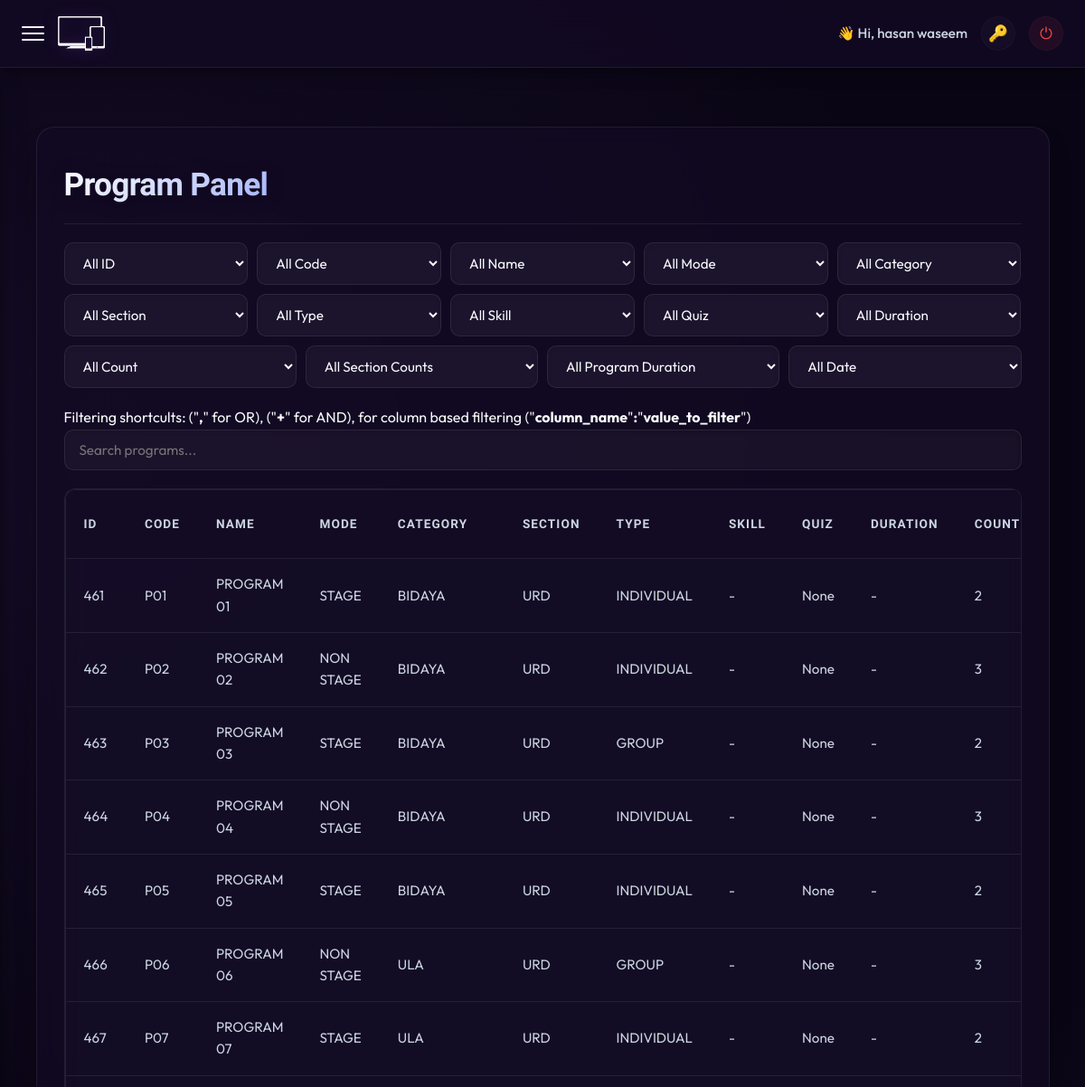
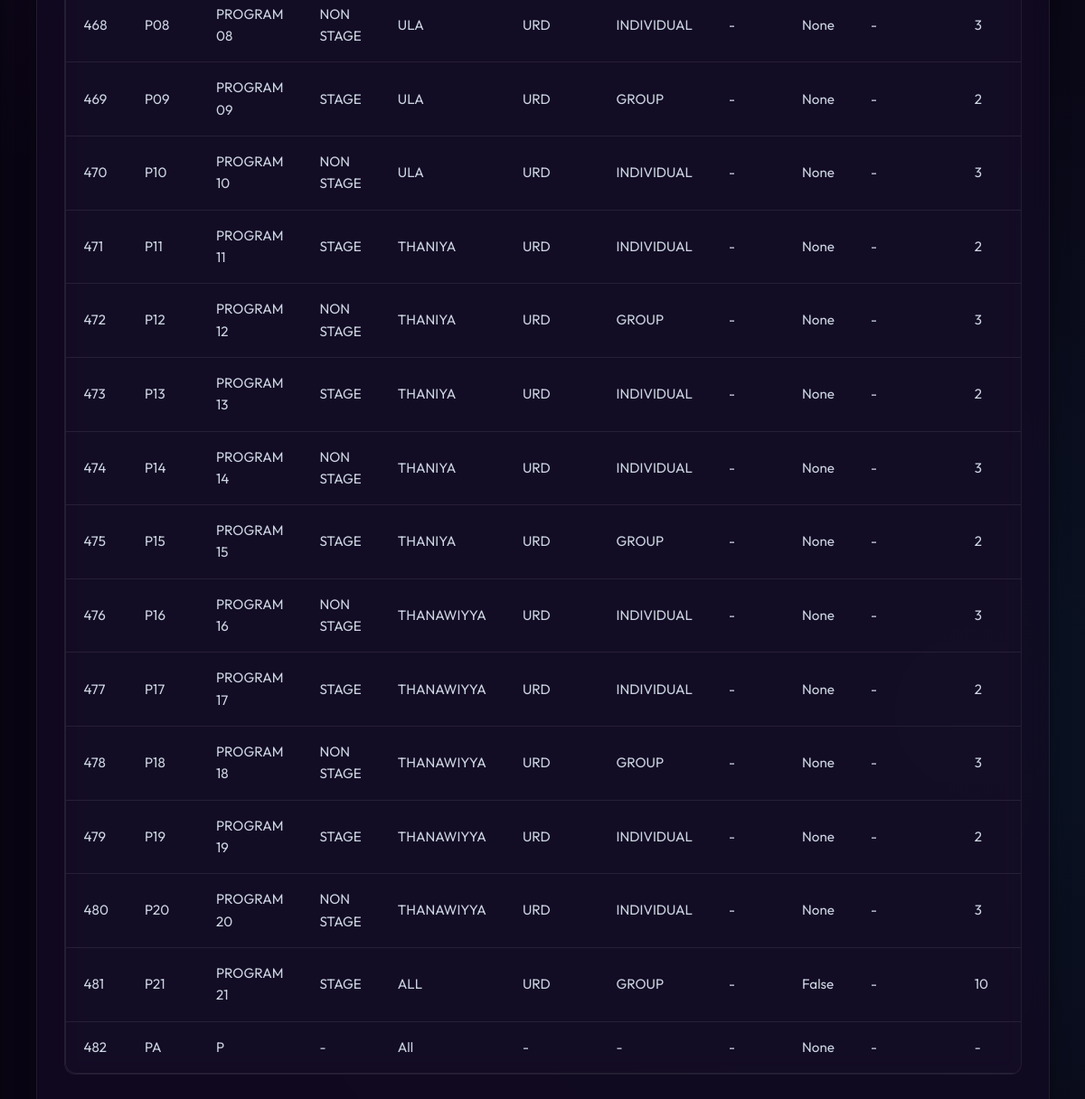
The app's page /program/ (signed in) with its own data (2 pictures, top to bottom).
### controller/models.py (models this page shows, shortened)
class Program(models.Model):
    code = models.CharField(max_length=10, null=True, blank=True)
    name = models.CharField(max_length=100, null=True, blank=True)
    mode = models.CharField(max_length=10, null=True, blank=True)
    category = models.CharField(max_length=20, null=True, blank=True)
    section = models.CharField(max_length=10, null=True, blank=True)
    type = models.CharField(max_length=10, null=True, blank=True)
    skill = models.CharField(max_length=100, null=True, blank=True)
    program_duration = models.CharField(max_length=2, null=True, blank=True)
    event_duration = models.CharField(max_length=3, null=True, blank=True)
    count = models.CharField(max_length=3, null=True)
    group_count = models.IntegerField(null=True)
    is_quiz = models.BooleanField(null=True, blank=True)
    date = models.DateField(null=True, blank=True)
    language = models.CharField(max_length=20, null=True, blank=True)
    is_multilingual = models.BooleanField(default=False)
    start_time = models.TimeField(null=True, blank=True)
    end_time = models.TimeField(null=True, blank=True)
    min_participants = models.IntegerField(default=1, null=True, blank=True)
    max_participants = models.IntegerField(default=1, null=True, blank=True)
    max_entries_per_house = models.IntegerField(null=True, blank=True, help_text="Max participants/teams a single house can send to this program")

### controller/views.py (the view)
# urls.py: path('program/',views.program,name='program'),
@login_required
def program(request):
    programs = Program.objects.all()
    form = ProgramForm()
    sections = SystemSetting.objects.filter(setting_type='OTHER', key='section').values_list('value', flat=True).distinct()
    variables = {
        'program': programs,
        'form': form,
        'sections_list': sorted(list(sections))
    }
    return render(request, 'program.html', variables)

### controller/context_processors.py (called while the page is built)
def user_groups(request):
    if request.user.is_authenticated:
        return {
            'groups': list(request.user.groups.values_list('name', flat=True))
        }
    return {'groups': []}

### controller/templates/program.html (shortened to what this page needs)
{% extends 'dashboard.html' %}
{% load static %}
{% block content %}
<div class="control_panel">
  <div style="display: flex; justify-content: space-between; align-items: center; margin-bottom: 20px; flex-wrap: wrap; gap: 15px; border-bottom: 1px solid var(--glass-border); padding-bottom: 15px;">
    <h1 style="margin: 0; font-family: var(--font-display); font-weight: 800; font-size: 2.2rem; background: linear-gradient(135deg, #fff 0%, #a5b4fc 100%); -webkit-background-clip: text; -webkit-text-fill-color: transparent;">Program Panel</h1>
  </div>
  <div id="filters"></div>
  <p>Filtering shortcults: ("<strong>,</strong>" for OR), ("<strong>+</strong>" for AND), for column based filtering
    ("<strong>column_name</strong>"<strong>:</strong>"<strong>value_to_filter</strong>")</p>
  <input type="text" id="searchInput" onkeyup="filterTable()" placeholder="Search programs..." />
  <div
    style="max-height: calc(100vh - 350px); overflow: auto; width: 100%; border-radius: 12px; border: 1px solid var(--glass-border); margin: 20px 0; background: rgba(19, 10, 36, 0.4); backdrop-filter: blur(10px);">
    <table class="styled-table" id="programTable" style="margin: 0; min-width: 1200px; width: 100%;">
      <thead>
        <tr>
          <th>ID</th>
          <th>Code</th>
          <th>Name</th>
          <th>Mode</th>
          <th>Category</th>
          <th>Section</th>
          <th>Type</th>
          <th>Skill</th>
          <th>Quiz</th>
          <th>Duration</th>
          <th>Count</th>
        </tr>
      </thead>
      <tbody>
        {% for program in program %}
        <tr data-mode="{{ program.mode }}" data-category="{{ program.category }}" data-section="{{ program.section }}"
          data-type="{{ program.type }}">
          <td>{{program.id}}</td>
          <td>{{program.code|default:"-"}}</td>
          <td>{{program.name|default:"-"}}</td>
          <td>{{program.mode|default:"-"}}</td>
          <td>{{program.category|default:"-"}}</td>
          <td>{{program.section|default:"-"}}</td>
          <td>{{program.type|default:"-"}}</td>
          <td>{{program.skill|default:"-"}}</td>
          <td>{{program.is_quiz}}</td>
          <td>{{program.event_duration|default:"-"}}</td>
          <td>{{program.count|default:"-"}}</td>
        </tr>
        {% endfor %}
      </tbody>
    </table>
  </div>
</div>
{% endblock %}

### controller/templates/dashboard.html (shortened to what this page needs)
{% load static %}
<!DOCTYPE html>
<html lang="en">
<head>
</head>
<link rel="stylesheet" href="{% static 'style/styles.css' %}">
<body>
    <nav>
        <div class="nav-container">
            <div style="display: flex; align-items: center; gap: 15px;">
                <div class="nav-toggle" id="sidebar-toggle">
                    <span></span>
                    <span></span>
                    <span></span>
                </div>
                <div class="nav-logo">
                    <img src="{% static 'images/white.png' %}" alt="">
                </div>
            </div>
            <div class="nav-user-actions">
                <span class="user-greeting">👋 Hi, {{user.first_name|default:user.username}}</span>
                <a href="#" onclick="openPasswordModal()" title="Change Password">🔑</a>
                <a href="{% url 'logout' %}" title="Logout">⏻</a>
            </div>
        </div>
    </nav>
    <main class="main_area">
        {% block content %}{% endblock %}
    </main>
</body>
</html>

### records on screen
Program: id "461", code "P01", name "PROGRAM 01", mode "STAGE", category "BIDAYA", section "URD", type "INDIVIDUAL", skill "-", is_quiz "None", event_duration "-", count "2"
Program: id "462", code "P02", name "PROGRAM 02", mode "NON STAGE", category "BIDAYA", section "URD", type "INDIVIDUAL", skill "-", is_quiz "None", event_duration "-", count "3"
Program: id "463", code "P03", name "PROGRAM 03", mode "STAGE", category "BIDAYA", section "URD", type "GROUP", skill "-", is_quiz "None", event_duration "-", count "2"
Program: id "464", code "P04", name "PROGRAM 04", mode "NON STAGE", category "BIDAYA", section "URD", type "INDIVIDUAL", skill "-", is_quiz "None", event_duration "-", count "3"
Program: id "465", code "P05", name "PROGRAM 05", mode "STAGE", category "BIDAYA", section "URD", type "INDIVIDUAL", skill "-", is_quiz "None", event_duration "-", count "2"
Program: id "466", code "P06", name "PROGRAM 06", mode "NON STAGE", category "ULA", section "URD", type "GROUP", skill "-", is_quiz "None", event_duration "-", count "3"
Program: id "467", code "P07", name "PROGRAM 07", mode "STAGE", category "ULA", section "URD", type "INDIVIDUAL", skill "-", is_quiz "None", event_duration "-", count "2"
Program: id "468", code "P08", name "PROGRAM 08", mode "NON STAGE", category "ULA", section "URD", type "INDIVIDUAL", skill "-", is_quiz "None", event_duration "-", count "3"
Program: id "469", code "P09", name "PROGRAM 09", mode "STAGE", category "ULA", section "URD", type "GROUP", skill "-", is_quiz "None", event_duration "-", count "2"
Program: id "470", code "P10", name "PROGRAM 10", mode "NON STAGE", category "ULA", section "URD", type "INDIVIDUAL", skill "-", is_quiz "None", event_duration "-", count "3"
Program: id "471", code "P11", name "PROGRAM 11", mode "STAGE", category "THANIYA", section "URD", type "INDIVIDUAL", skill "-", is_quiz "None", event_duration "-", count "2"
Program: id "472", code "P12", name "PROGRAM 12", mode "NON STAGE", category "THANIYA", section "URD", type "GROUP", skill "-", is_quiz "None", event_duration "-", count "3"
Program: id "473", code "P13", name "PROGRAM 13", mode "STAGE", category "THANIYA", section "URD", type "INDIVIDUAL", skill "-", is_quiz "None", event_duration "-", count "2"
Program: id "474", code "P14", name "PROGRAM 14", mode "NON STAGE", category "THANIYA", section "URD", type "INDIVIDUAL", skill "-", is_quiz "None", event_duration "-", count "3"
Program: id "475", code "P15", name "PROGRAM 15", mode "STAGE", category "THANIYA", section "URD", type "GROUP", skill "-", is_quiz "None", event_duration "-", count "2"
Program: id "476", code "P16", name "PROGRAM 16", mode "NON STAGE", category "THANAWIYYA", section "URD", type "INDIVIDUAL", skill "-", is_quiz "None", event_duration "-", count "3"
Program: id "477", code "P17", name "PROGRAM 17", mode "STAGE", category "THANAWIYYA", section "URD", type "INDIVIDUAL", skill "-", is_quiz "None", event_duration "-", count "2"
Program: id "478", code "P18", name "PROGRAM 18", mode "NON STAGE", category "THANAWIYYA", section "URD", type "GROUP", skill "-", is_quiz "None", event_duration "-", count "3"
Program: id "479", code "P19", name "PROGRAM 19", mode "STAGE", category "THANAWIYYA", section "URD", type "INDIVIDUAL", skill "-", is_quiz "None", event_duration "-", count "2"
Program: id "480", code "P20", name "PROGRAM 20", mode "NON STAGE", category "THANAWIYYA", section "URD", type "INDIVIDUAL", skill "-", is_quiz "None", event_duration "-", count "3"
Program: id "481", code "P21", name "PROGRAM 21", mode "STAGE", category "ALL", section "URD", type "GROUP", skill "-", is_quiz "False", event_duration "-", count "10"
Program: id "482", code "PA", name "P", mode "-", category "All", section "-", type "-", skill "-", is_quiz "None", event_duration "-", count "-"

### other values on screen
{{ user.first_name|default:user.username }} "hasan waseem"
